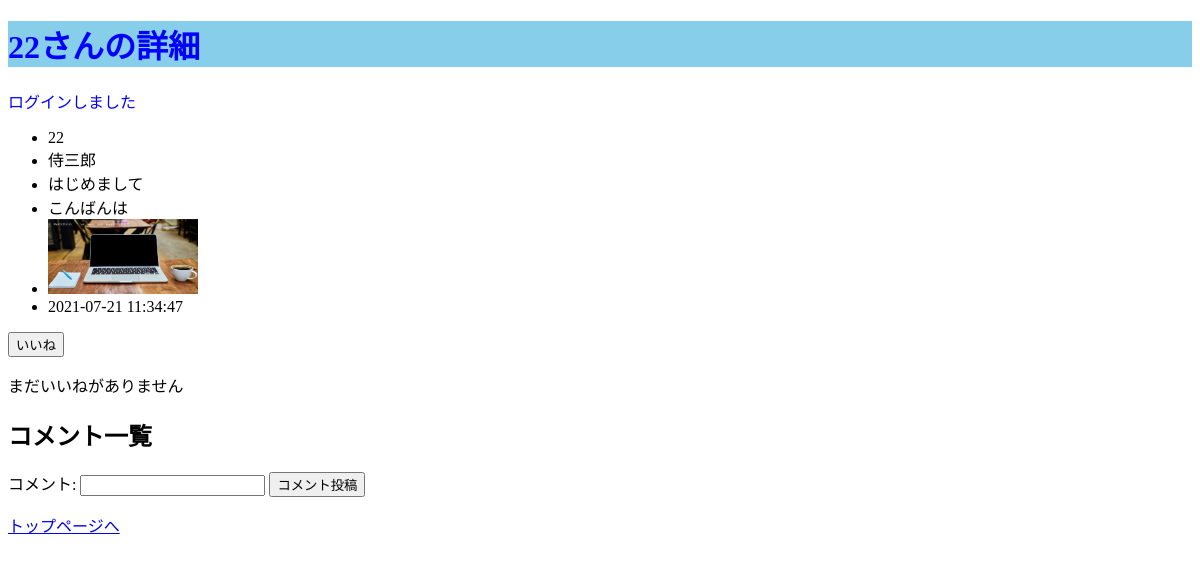
The page /bbs/show.php?id=22 (signed in) on the database its author committed.
### tables this page shows
CREATE TABLE `posts` (
  `id` int(11) NOT NULL AUTO_INCREMENT,
  `user_id` int(11) NOT NULL,
  `title` varchar(255) NOT NULL,
  `content` varchar(255) NOT NULL,
  `image` varchar(255) NOT NULL,
  `created_at` timestamp NOT NULL DEFAULT CURRENT_TIMESTAMP ON UPDATE CURRENT_TIMESTAMP,
  PRIMARY KEY (`id`),
  KEY `user_id` (`user_id`),
  CONSTRAINT `posts_ibfk_1` FOREIGN KEY (`user_id`) REFERENCES `users` (`id`) ON DELETE CASCADE ON UPDATE CASCADE
);

CREATE TABLE `users` (
  `id` int(11) NOT NULL AUTO_INCREMENT,
  `name` varchar(255) NOT NULL,
  `email` varchar(255) NOT NULL,
  `password` varchar(255) NOT NULL,
  `admin_flag` int(11) NOT NULL,
  `created_at` timestamp NOT NULL DEFAULT CURRENT_TIMESTAMP,
  `updated_at` timestamp NOT NULL DEFAULT '0000-00-00 00:00:00',
  PRIMARY KEY (`id`),
  UNIQUE KEY `email` (`email`)
);

### bbs/show.php (called while the page is built, shortened)
<?php
    require_once 'models/Favorite.php';
    $id = $_GET['id'];
    $post = Post::find($id);
    $login_user = $_SESSION['login_user'];
    $flash_message = $_SESSION['flash_message'];
    $flag = Favorite::find($login_user->id, $post->id);
    $favorite_users = $post->favorites();
    include_once 'views/show_view.php';

### bbs/models/Post.php (called while the page is built, shortened)
<?php
    require_once 'models/Model.php';
    class Post extends Model{
        public $id;
        public static function find($id){
                try {
                $pdo = self::get_connection();
                $stmt = $pdo -> prepare("SELECT posts.user_id, posts.id, posts.title, posts.content, posts.image, posts.created_at, users.name FROM posts JOIN users ON posts.user_id = users.id WHERE posts.id=:id");
                $stmt->bindParam(':id', $id, PDO::PARAM_INT);
                $stmt->execute();
                $stmt->setFetchMode(PDO::FETCH_CLASS|PDO::FETCH_PROPS_LATE, 'Post');
                $post = $stmt->fetch();
                return $post;
            } catch (PDOException $e) {
                return 'PDO exception: ' . $e->getMessage();
            }
        }
        public function favorites(){
            try {
                $pdo = self::get_connection();
                $stmt = $pdo -> prepare("select users.id, users.name from favorites JOIN users ON favorites.user_id = users.id WHERE favorites.post_id=:post_id");
                $stmt->bindParam(':post_id', $this->id, PDO::PARAM_INT);
                $stmt->execute();
                $stmt->setFetchMode(PDO::FETCH_CLASS|PDO::FETCH_PROPS_LATE, 'User');
                $favorites_users = $stmt->fetchAll();
                return $favorites_users;
            } catch (PDOException $e) {
                return 'PDO exception: ' . $e->getMessage();
            }
        }
    }

### bbs/models/Favorite.php (called while the page is built, shortened)
<?php
    require_once 'models/Model.php';
    class Favorite extends Model{
        public static function find($user_id, $post_id){
                try {
                $pdo = self::get_connection();
                $stmt = $pdo -> prepare("SELECT * FROM favorites WHERE user_id=:user_id AND post_id=:post_id");
                $stmt->bindParam(':user_id', $user_id, PDO::PARAM_INT);
                $stmt->bindParam(':post_id', $post_id, PDO::PARAM_INT);
                $stmt->execute();
                $stmt->setFetchMode(PDO::FETCH_CLASS|PDO::FETCH_PROPS_LATE, 'Favorite');
                $favorite = $stmt->fetch();
                if($favorite !== false){
                    return true;
                }else{
                    return false;
                }
            } catch (PDOException $e) {
                return 'PDO exception: ' . $e->getMessage();
            }
        }
    }

### bbs/models/Model.php (called while the page is built, shortened)
<?php
    class Model {
        protected static function close_connection($pdo, $stmp){
            try {
                $stmp = null;
            } catch (PDOException $e) {
                return 'PDO exception: ' . $e->getMessage();
            }
        }
    }

### bbs/views/show_view.php (the view, shortened to what this page needs)
<!DOCTYPE html>
<html lang="ja">
    <head>
        <link rel="stylesheet" href="style.css">
    </head>
</html>
    <body>
        <h1><?= $post->id ?>さんの詳細</h1>
        <?php if($flash_message !== null): ?>
        <p class="message"><?= $flash_message ?></p>
        <?php endif; ?>
        <ul>
            <li><?= $post->id ?></li>
            <li><?= $post->name ?></li>
            <li><?= $post->title ?></li>
            <li><?= $post->content ?></li>
            <li><img src="upload/<?= $post->image ?>"></li>
            <li><?= $post->created_at ?></li>
        </ul>
        <?php if($flag === false): ?>
        <form action="favorite_store.php" method="POST">
            <button type="submit">いいね</button>
        </form>
        <?php endif; ?>
        <?php if(count($favorite_users) === 0): ?>
        <p>まだいいねがありません</p>
        <?php endif; ?>
        <h2>コメント一覧</h2>
        <form action="comment_store.php" method="POST">
            コメント: <input type="text" name="content">
            <button type="submit">コメント投稿</button>
        </form>
        <p><a href="top.php">トップページへ</a></p>
    </body>
</html>

### bbs/style.css (style rules this page uses)
h1 { color: blue; background-color: skyblue; }
.message { color: blue; }
li img { width: 150px; }

### rows shown on the page
posts: id "22", user.name "侍三郎", title "はじめまして", content "こんばんは", image (picture), created_at "2021-07-21 11:34:47"

### other values the page prints
$flash_message "ログインしました"
